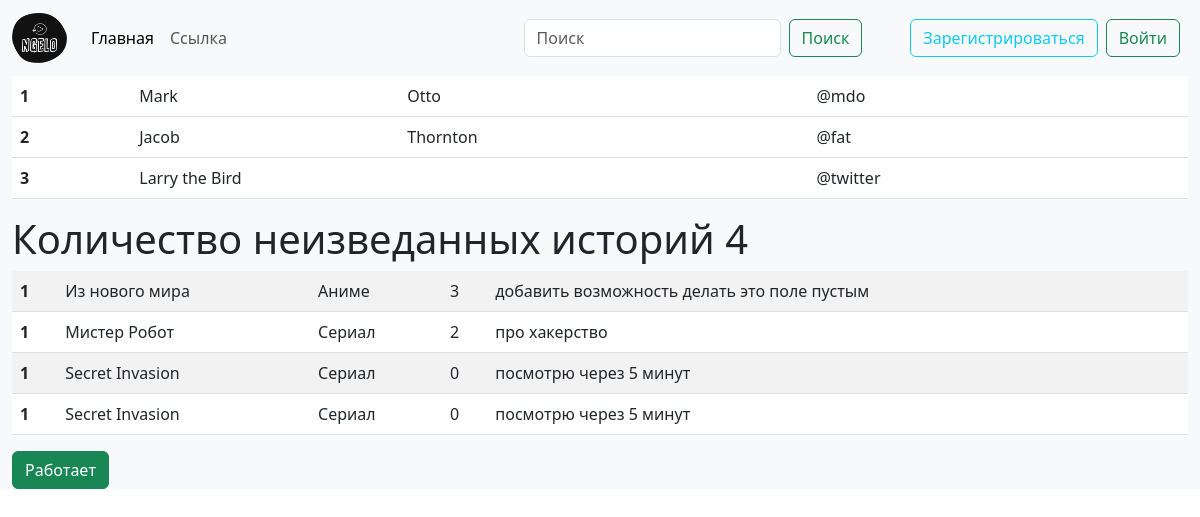
The page / on the database its author committed.
### lists/models.py (models this page shows, shortened)
class Entry(models.Model):
    title = models.CharField(max_length=100, verbose_name='Название')
    medium_type = models.CharField(max_length=10, verbose_name='Вид медиа') #тип медиа: фильм сериал аниме книга другое
    priority = models.IntegerField(default=0, verbose_name='Приоритет')
    description = models.CharField(max_length=500, verbose_name='Описание')

### website/views.py (the view)
# urls.py: path('', welcome, name='welcome'),
def welcome(request):
    return render(request, 'website/welcome.html',
                  {"my_list": Entry.objects.all(),
                  "count_entries": Entry.objects.count()})

### website/templates/website/welcome.html (shortened to what this page needs)
{% extends "layout.html" %}
{% block body %}
<table class="table">
  <tbody>
    <tr>
      <th scope="row">1</th>
      <td>Mark</td>
      <td>Otto</td>
      <td>@mdo</td>
    </tr>
    <tr>
      <th scope="row">2</th>
      <td>Jacob</td>
      <td>Thornton</td>
      <td>@fat</td>
    </tr>
    <tr>
      <th scope="row">3</th>
      <td colspan="2">Larry the Bird</td>
      <td>@twitter</td>
    </tr>
  </tbody>
</table>
    <h1>Количество неизведанных историй {{count_entries}}</h1>
    <table  class="table table-striped table-hover">
        {% for entry in my_list %}
        <tr>
            <th scope="row">1</th>
            <td>{{entry.title}}</td>
            <td>{{entry.medium_type}}</td>
            <td>{{entry.priority}}</td>
            <td>{{entry.description}}</td>
        </tr>
        {% endfor %}
    </table>
    <a href="#" class="btn btn-success">Работает</a>
{% endblock %}

### rows shown on the page
Entry: title "Из нового мира", medium_type "Аниме", priority "3", description "добавить возможность делать это поле пустым"
Entry: title "Мистер Робот", medium_type "Сериал", priority "2", description "про хакерство"
Entry: title "Secret Invasion", medium_type "Сериал", priority "0", description "посмотрю через 5 минут"
Entry: title "Secret Invasion", medium_type "Сериал", priority "0", description "посмотрю через 5 минут"

### other values the page prints
{{ count_entries }} "4"
